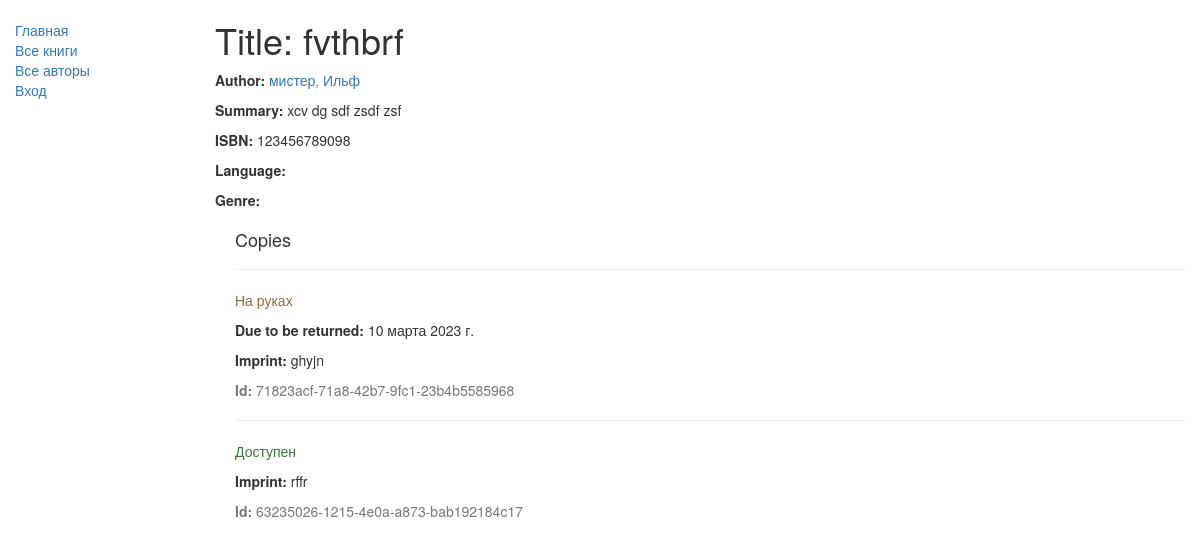
Before: /library/book/fvthbrf with the older database file.
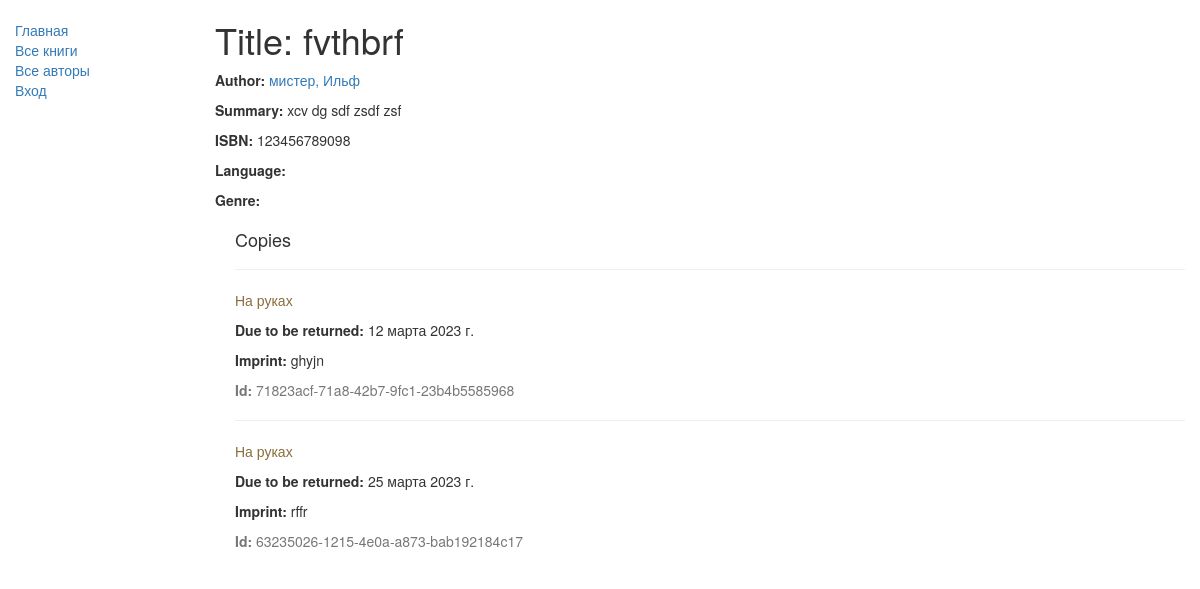
After: the same page with the newer database file.
### libcatalog/models.py (models this page shows, shortened)
class BookInstance(models.Model):
    class Meta:
        verbose_name = 'Экземпляр книги'
        verbose_name_plural = 'Экземпляры книг'
        ordering = ["due_back"]
        permissions = (("can_mark_returned", "Отметить как возвращенный"),)
    id = models.UUIDField(
        primary_key=True,
        default=uuid.uuid4,
        help_text="Уникальный ID физического экземляра книги")
    book = models.ForeignKey(
        'Book',
        on_delete=models.SET_NULL,
        null=True,
        verbose_name='книга в каталоге',
        help_text='книга описанная в каталоге')
    imprint = models.CharField(max_length=200,
                               verbose_name="издательство")
    due_back = models.DateField(null=True,
                                blank=True,
                                verbose_name='дата возврата')
    LOAN_STATUS = (
        ('m', 'На обслуживании'),
        ('o', 'На руках'),
        ('a', 'Доступен'),
        ('r', 'Зарезервирован'),
    )
    status = models.CharField(
        'Статус',
        max_length=1,
        choices=LOAN_STATUS,
        blank=True,
        default='m',
        help_text='статус книги, доступность')
    borrower = models.ForeignKey(User,
                                 on_delete=models.SET_NULL,
                                 null=True, blank=True)

### libcatalog/views.py (the view)
# urls.py: path('book/<slug>', BookDetailView.as_view(), name='book-detail'),
class BookDetailView(generic.DetailView):
    model = Book

### libcatalog/models.py (called while the page is built)
    def __str__(self):
        return '%s, %s' % (self.last_name, self.first_name)

### libcatalog/templates/libcatalog/book_detail.html
{% extends "base_generic.html" %}
{% block content %}
  <h1>Title: {{ book.title }}</h1>
  <p><strong>Author:</strong> <a href="">{{ book.author }}</a></p>
  <p><strong>Summary:</strong> {{ book.summary }}</p>
  <p><strong>ISBN:</strong> {{ book.isbn }}</p>
  <p><strong>Language:</strong> {{ book.language }}</p>
  <p><strong>Genre:</strong> {% for genre in book.genre.all %} {{ genre }}{% if not forloop.last %}, {% endif %}{% endfor %}</p>
  <div style="margin-left:20px;margin-top:20px">
    <h4>Copies</h4>
    {% for copy in book.bookinstance_set.all %}
    <hr>
    <p class="{% if copy.status == 'a' %}text-success{% elif copy.status == 'd' %}text-danger{% else %}text-warning{% endif %}">{{ copy.get_status_display }}</p>
    {% if copy.status != 'a' %}<p><strong>Due to be returned:</strong> {{copy.due_back}}</p>{% endif %}
    <p><strong>Imprint:</strong> {{copy.imprint}}</p>
    <p class="text-muted"><strong>Id:</strong> {{copy.id}}</p>
    {% endfor %}
  </div>
{% endblock %}

Changed rows visible on the page:
changed BookInstance "ghyjn": due_back "10 марта 2023 г." → "12 марта 2023 г."
changed BookInstance "rffr": status "Доступен" → "На руках"; due_back (not shown) → "25 марта 2023 г."
